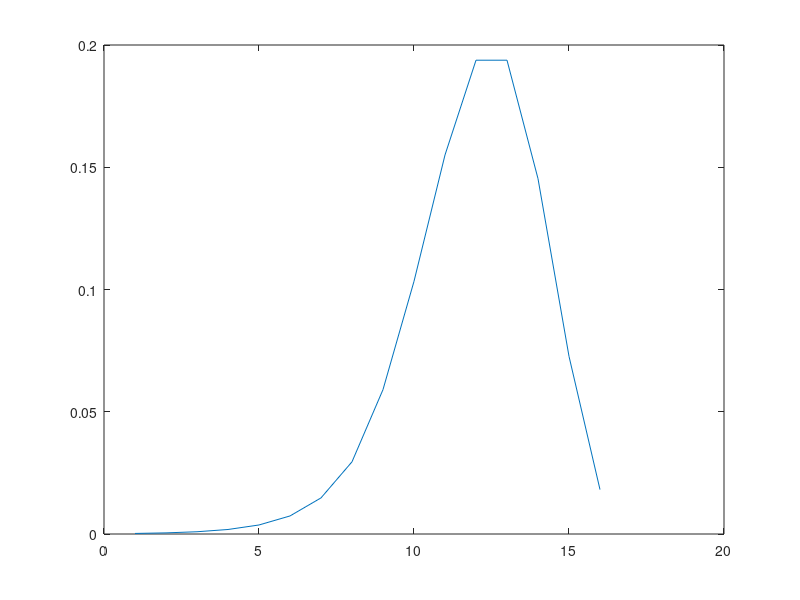

The MATLAB source for this figure:
clear all;

% Initializing parameters
N=16;
N0=8;
l0=200;
% M is fixed for all time instants
m=100;


pn = zeros(1, N+1);
pd = zeros(1, N+1);

pn(1,1) = 0;
pd(1,1) = 0;

% Simulating the system as a bith death process
for i=1:N
	if i-1 < N0
		lim1 = l0;
	else
		lim1 = l0*((N-i)/(N-N0));
    end
	pn(1, i+1) = pn(1,i) + log(lim1);
	pd(1, i+1) = pd(1,i) + log(m);
end

% Determining and plotting the distribution of the buffer occupation
p = exp(pn(1:end-1) - pd(2:end));
p = p / sum(p);
plot([1:N], p, "-");